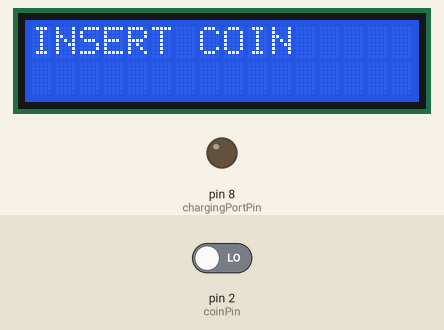
Bench run of a sketch on a simulated Arduino Uno, built with avr-gcc and run on an emulated ATmega328P. Parts: 16×2 character LCD, output pins drawn as LEDs (lit = HIGH). Dashed ring = blinking. The inputs (shaded band) are chosen by the test bench; at power-on: pin 2 (coinPin) LOW. What the sketch prints to the serial monitor is not drawn.

Above: at 1.2 s.
1.3 s: pin 2 (coinPin) driven HIGH
At 3.5 s:
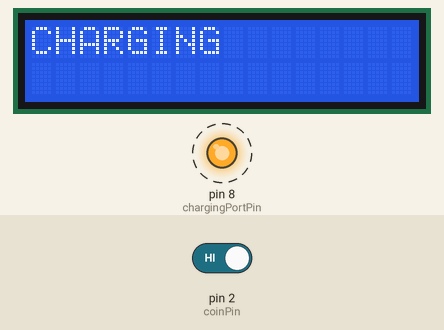
Timing chart, 0 to 10.3 s (numbered marks = the images above; inputs shaded):
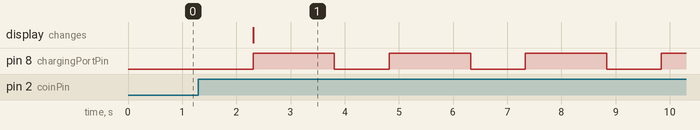

The sketch:

code.ino
```cpp
#include <Servo.h>
#include <Wire.h>
#include <LiquidCrystal_I2C.h>
LiquidCrystal_I2C lcd(0x27, 16, 2);

Servo coinServo;  // create servo object to control a servo
const int coinPin = 2;  // Pin where the coin acceptor is connected
const int chargingPortPin = 8;  // Pin where the charging port relay is connected
const int chargingTime = 1500;  // Charging time in milliseconds (e.g., 30000 ms = 30 seconds)

void setup() {
  lcd.init();

  // Turn on the backlight
  lcd.backlight();

  // Print a message to the LCD
  lcd.setCursor(0, 0);
  lcd.print("I");
  lcd.print("N");
  lcd.print("S");
  lcd.print("E");
  lcd.print("R");
  lcd.print("T");
  lcd.print(" ");
  lcd.print("C");
  lcd.print("O");
  lcd.print("I");
  lcd.print("N");
  pinMode(coinPin, INPUT);
  pinMode(chargingPortPin, OUTPUT);
  digitalWrite(chargingPortPin, LOW);  // Ensure charging port is initially off
  Serial.begin(9600);
}

void loop() {
  if (digitalRead(coinPin) == HIGH) {  // Check if coin is inserted
    Serial.println("Coin detected");
    delay(1000);  // Wait for coin to be inserted
    lcd.clear();
    lcd.setCursor(0, 0);
    lcd.print("C");
    lcd.print("H");
    lcd.print("A");
    lcd.print("R");
    lcd.print("G");
    lcd.print("I");
    lcd.print("N");
    lcd.print("G");

    coinServo.write(0);  // Return servo to initial position
    startCharging();
  }
}

void startCharging() {
  Serial.println("Charging started");
  digitalWrite(chargingPortPin, HIGH);  // Turn on charging port
  delay(chargingTime);  // Wait for the charging time to elapse
  digitalWrite(chargingPortPin, LOW);  // Turn off charging port
  Serial.println("Charging stopped");
}
```

Measured:
- after the input at 1.3 s, pin 8 (chargingPortPin): alternates HIGH for 1.5 s and LOW for 1.0 s, starting after 1.0 s; the display: changes after 1.0 s (image 1)
